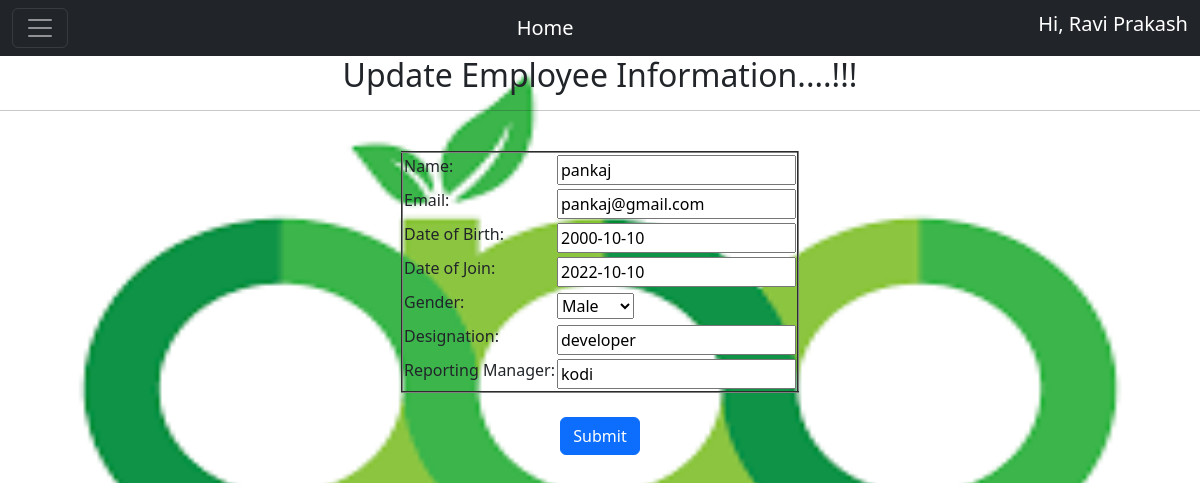
Page /app/update/13 (signed in) on the committed database.
### app/models.py (models this page shows, shortened)
class Employee(models.Model):
    CHOICE=(('male','Male'), ('female',' Female'),('other','Others'))
    name=models.CharField(max_length=30)
    email=models.EmailField()
    date_of_birth=models.DateField()
    date_of_join=models.DateField()
    gender=models.CharField(max_length=20, choices=CHOICE )
    designation=models.CharField(max_length=30)
    reporting_manager=models.CharField(max_length=30)

### app/views.py (the view)
# urls.py: path("update/<int:id>", views.update_view , name='update'),
def update_view(request, id):
    context ={}
    emp = get_object_or_404(Employee, id = id)
    form = EmployeeForm(request.POST or None, instance = emp)
    if form.is_valid():
        form.save()
        return HttpResponseRedirect("/app/detail/{}".format(id))
    context["form"] = form
    return render(request, "app/update_view.html", context)

### app/forms.py
class EmployeeForm(forms.ModelForm):
	name=forms.CharField(widget=forms.TextInput(attrs={'placeholder':'Enter Your Name'}))
	email=forms.EmailField(widget=forms.EmailInput(attrs={'placeholder':'Enter Your Email'}))
	date_of_birth=forms.DateField(widget=forms.DateInput(attrs={'placeholder':'YYYY-MM-DD'}))
	date_of_join=forms.DateField(widget=forms.DateInput(attrs={'placeholder':'YYYY-MM-DD'}))
	designation=forms.CharField(widget=forms.TextInput(attrs={'placeholder':'Enter Your Designation'}))
	reporting_manager=forms.CharField(widget=forms.TextInput(attrs={'placeholder':'Enter Reporting Manager Name'}))
	class Meta:
		model = Employee
		fields = "__all__"

### templates/app/update_view.html (shortened to what this page needs)
{% extends 'app/base.html' %}
{% block body_block %}
    <h2 align="center">Update Employee Information....!!!</h2>
    <hr>
    <div class="i-am-centered" align="center">
        <form method="POST">
            <div class="form-group">
                    <table  border="2">
                    <tr>
                        <td> <label >Name:</label></td>
                        <td>{{ form.name }}</td>
                    </tr>
                </div>
                <tr>
                <div class="form-group">
                    <td><label>Email:</label></td>
                    <td>{{ form.email }}</td>
                </div>
                </tr>
            <tr>
            <div class="form-group">
                <td><label>Date of Birth:</label></td>
                <td>{{ form.date_of_birth }}</td>
            </div>
             </tr>
             <tr>
                <div class="form-group">
                    <td><label>Date of Join:</label></td>
                    <td>{{ form.date_of_join }}</td>
                </div>
                 </tr>
             <tr>
                <div class="form-group">
                   <td> <label>Gender:</label></td>
                  <td> {{ form.gender }}</td>
                </div>
                </tr>
                <tr>
                 <div class="form-group">
                    <td><label>Designation:</label></td>
                   <td>{{ form.designation }} </td>
                </div>
                </tr>
                <tr>
                <div class="form-group">
                    <td><label>Reporting Manager:</label></td>
                  <td>  {{ form.reporting_manager }}</td>
                </div>
            </tr>
            <br>
        <br>
        <div class="col-auto">
            <button type="submit" class="btn btn-primary mb-2"> Submit </button>
          </div>
        </form>
    </div>
{% endblock %}

### templates/app/base.html (shortened to what this page needs)
<!DOCTYPE html>
<html lang="en">
<head>
  <link rel="stylesheet" href="https://maxcdn.bootstrapcdn.com/bootstrap/4.0.0/css/bootstrap.min.css"
>
    <link href="https://cdn.jsdelivr.net/npm/bootstrap@5.2.0/dist/css/bootstrap.min.css" rel="stylesheet">
    <link href="https://getbootstrap.com/docs/5.2/assets/css/docs.css" rel="stylesheet">
</head>
<body>
  <nav class="navbar navbar-dark bg-dark fixed" >
    <div class="container-fluid">
      <button class="navbar-toggler" type="button" data-bs-toggle="offcanvas" data-bs-target="#offcanvasDarkNavbar" aria-controls="offcanvasDarkNavbar">
        <span class="navbar-toggler-icon"></span>
      </button>
      <a class="navbar-brand" href="/app/home">Home</a>
{% if user.is_authenticated %}
      <h5 style="color: white">Hi, {{user.first_name|title}} {{user.last_name|title}}</h5>
     {% else %}
     <h5 style=color:white>Hi, Guest User</h5>
    {% endif %}
      </div>
  </nav>
{% block body_block %}
{% endblock %}
</body>
</html>

### templates/app/base.html (style rules this page uses)
body { background-repeat: no-repeat; background-attachment: fixed; background-size: 100% 100%; }

### rows in the picture
Employee: name "pankaj", email "pankaj@gmail.com", date_of_birth "2000-10-10", date_of_join "2022-10-10", gender "Male", designation "developer", reporting_manager "kodi"

### other values in the picture
{{ user.first_name|title }} "Ravi"
{{ user.last_name|title }} "Prakash"
